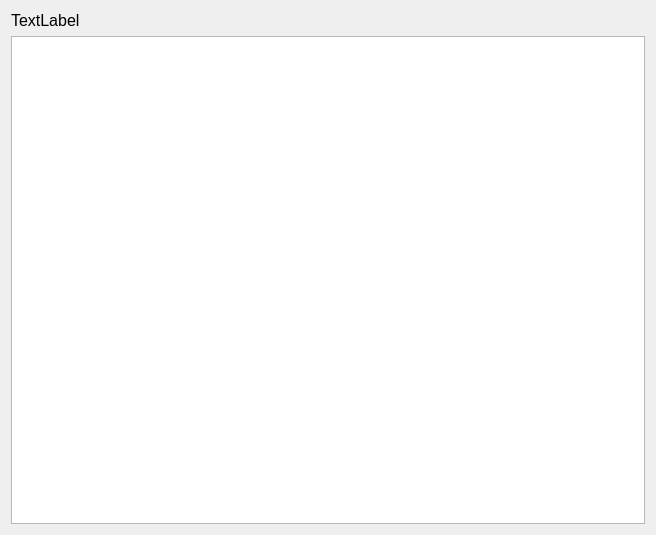
<?xml version="1.0" encoding="UTF-8"?>
<ui version="4.0">
 <class>CBankingWidget</class>
 <widget class="QWidget" name="CBankingWidget">
  <property name="geometry">
   <rect>
    <x>0</x>
    <y>0</y>
    <width>656</width>
    <height>535</height>
   </rect>
  </property>
  <property name="windowTitle">
   <string>Form</string>
  </property>
  <layout class="QGridLayout" name="gridLayout">
   <item row="0" column="0">
    <widget class="QLabel" name="m_pAccountName">
     <property name="font">
      <font>
       <pointsize>12</pointsize>
      </font>
     </property>
     <property name="text">
      <string>TextLabel</string>
     </property>
    </widget>
   </item>
   <item row="1" column="0">
    <widget class="QTableView" name="m_pRegisterTableView"/>
   </item>
  </layout>
 </widget>
 <resources/>
 <connections/>
</ui>
